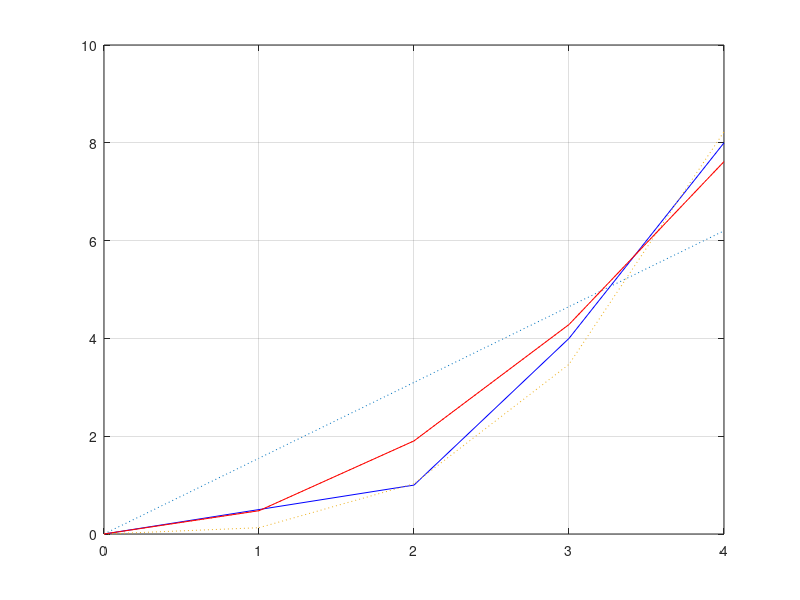

This chart was generated by the following MATLAB code:
clear
format short

t = linspace(0, 4, 5);  % = [0, 1, 2, 3, 4]
f = [0, 0.5, 1, 4, 8];

b1 = t;
c1 = (f * b1') / (b1 * b1');
fp1 = c1 * b1;
e1 = sqrt(sum((f - fp1).^2));
ch1 = e1 / 5;

b2 = t.^2;
c2 = (f * b2') / (b2 * b2');
fp2 = c2 * b2;
e2 = sqrt(sum((f - fp2).^2));
ch2 = e2 / 5;

b3 = t.^3;
c3 = (f * b3') / (b3 * b3');
fp3 = c3 * b3;
e3 = sqrt(sum((f - fp3).^2));
ch3 = e3 / 5;

bx = t.^2;
cx = (f * bx') / (bx * bx');
fpx = cx * bx;

plot(t, f, "-b", t, fp1, ":", t, fp2, ":", t, fp3, ":", t, fpx, "-r");
grid on;
